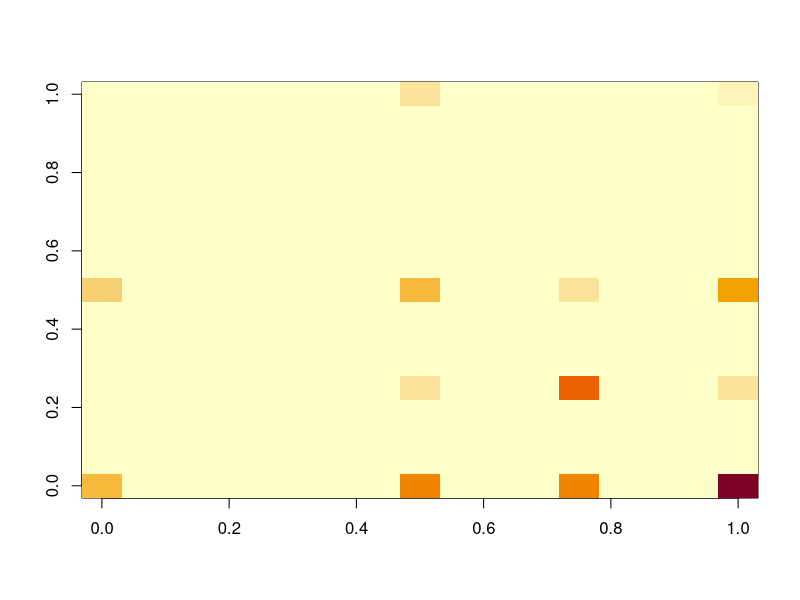

Source code (R):
#' testing roxygen format for notes
#' hello R-world
#' ok - let's go
#' 

# Overall plan
# 1: Make a square matrix with odd dimensions (user defined - check for being odd and a square)
#       Note that I now build this a function of how many 'cycles' of reduction is requested.
# 2: Pick starting heights for four corners (rnorm?)
# 3: repeat for all squares that need to be filled:
#   4: DIAMOND-STEP(matrix)
#     4.1: find mid-point (divide by two - check)
#     4.2: make that mid-point an average of corners - add noise (jitter?)
#     4.3: feed that value back to main landscape matrix
#     4.4: Do this for ALL sub-squared (important)
#   5: SQUARE-STEP(matrix)
#     5.1: find mid points of all edges
#     5.2: make that mid-point an average of adjacent corners and centers - add noise (jitter?)
#     5.3: *** tricky*** if this is an internal square, do I need to include CENTER from another
#          square (hard to explain. Must refer to full landscape matrix)
#     5.4: feed that value back to main landscape matrix
#     5.5: Do this for all sub-squares
# 6: until Matrix filled with values
# 7: Run the diamond.square.step to cycle through levels and complete matrix
# 7. Convert matrix to terrain using heat map, blue for below zero

#set matrix size
# start with number of reduction cycles:
numb.matrix.rows <- function(n, rows=3){
  if(n > 17){
    return("too many cycles, please enter smaller number")# This certainly prevents making a matrix
            # that is too big - but it should give a better error message at the approporiate spot
  }else{
  for(i in 1:n){
    rows <- rows + (rows-1)
  }
  }
  return(rows)
}
# now make matrix numb.matrix.rows x same
n <- 3 # number of reduction cycles
print(numb.matrix.rows(n))
#print(numb.matrix.rows(n))
terrain.matrix <- matrix(0, numb.matrix.rows(n), numb.matrix.rows(n))
#print(nrow(terrain.matrix))
#print(terrain.matrix)
total.dim <- numb.matrix.rows(n)
print(total.dim)
initiate.landscape.matrix <- function(terrain.matrix){
  max.rows <- nrow(terrain.matrix)# find number of rows
  #use random number generator to set the corners
  terrain.matrix[1,1] <- rnorm(1, 1000, 1000)
  terrain.matrix[1,max.rows] <- rnorm(1, 1000, 1000)
  terrain.matrix[max.rows,1] <- rnorm(1, 1000, 1000)
  terrain.matrix[max.rows,max.rows] <- rnorm(1, 1000, 1000)
  return(terrain.matrix)
}
terrain.matrix <- initiate.landscape.matrix(terrain.matrix) # corner values added
#print(terrain.matrix)


diamond.step <- function(tm){
  max.rows <- nrow(terrain.matrix)# find number of rows. Assume that this function can be applied to matrix subset
  mid.point <- (max.rows+1)/2# find center point
  tm[mid.point,mid.point] <- mean(c(tm[1,1], tm[1,max.rows], tm[max.rows,1], tm[max.rows,max.rows]))
  # Above line just finds the center of matrix and makes it mean of 4 corner values
  return(tm)
}

general.diamond.step <- function(tm, row.start, row.end, col.start, col.end){
  row.mid <- ((row.end-row.start)/2) + row.start # find center row in mini square
  col.mid <- ((col.end-col.start)/2) + col.start # find center col in mini square
  tm[row.mid,col.mid] <- mean(c(tm[row.start, col.start], tm[row.start, col.end], tm[row.end, col.start], tm[row.end, col.end]))
  # Above line just finds the center of matrix and makes it mean of 4 corner values
  return(tm)
}


#now a function to check if a cell is valid
is.valid.cell <- function(pot.row, pot.col, total.dim){
  if(pot.row > 0 & pot.row <= total.dim & pot.col > 0 & pot.col <= total.dim){
    return(TRUE)
  }else{
    return(FALSE)
  }
}

# function to check if vector of points are valid. Tried many versions returning different values and vectors
# Need extra functins to unpack the vectors. Very difficult to keep track
# Maybe try simple version that just checks if point exists in main matrix?
valid.cells <- function(pot.rows, pot.cols, total.dim){
  good.rows <- pot.rows > 0 & pot.rows <= total.dim
  good.cols <- pot.cols > 0 & pot.cols <= total.dim
  pot.rows <- pot.rows[good.rows]
  pot.cols <- pot.cols[good.rows]
  good.points <- c(pot.rows, pot.cols)
  return(good.points)
}
first.square.step <- function(tm){
  max.rows <- nrow(tm)# find number of rows
  mid.point <- (max.rows+1)/2# find center point
  tm[1,mid.point] <- mean(c(tm[1,1], tm[1,max.rows], tm[mid.point, mid.point]))# get top midpoint
  tm[mid.point,1] <- mean(c(tm[1,1], tm[max.rows,1], tm[mid.point, mid.point]))# get left midpoint
  tm[mid.point,max.rows] <- mean(c(tm[1, max.rows], tm[max.rows,max.rows], tm[mid.point, mid.point]))# get right midpoint
  tm[max.rows,mid.point] <- mean(c(tm[max.rows,1], tm[max.rows,max.rows], tm[mid.point, mid.point]))# get bottom midpoint
  return(tm) 
}

general.square.step <- function(terrain.matrix, row.start, row.end, col.start, col.end){
  total.dim <- nrow(terrain.matrix)
  row.mid <- ((row.end-row.start)/2) + row.start # find center row in this square
  col.mid <- ((col.end-col.start)/2) + col.start # find center column in this square
  # Calculate top midpoint
  top.midpoint <- c(terrain.matrix[row.start,col.start], terrain.matrix[row.start,col.end], terrain.matrix[row.mid, col.mid])
  external.point <- c(row.start - ((row.end-row.start)/2), col.mid) # index center of adjacent minimatrix, which is external point
  if(is.valid.cell(external.point[1], external.point[2], total.dim)){ #check if external point is in bounds of main matrix
    top.midpoint <- c(top.midpoint, external.point) # add to vector of points needed to calculate top mid point of minimatrix
  }
  terrain.matrix[row.start, col.mid] <- mean(top.midpoint)# get top midpoint
  
  # Calculate left midpoint
  left.midpoint <- c(terrain.matrix[row.start,col.start], terrain.matrix[row.end,col.start], terrain.matrix[row.mid, col.mid])
  external.point <- c(row.mid, col.start - ((col.end-col.start)/2)) # index center of adjacent minimatrix, which is external point
  if(is.valid.cell(external.point[1], external.point[2], total.dim)){ #check if external point is in bounds of main matrix
    left.midpoint <- c(left.midpoint, external.point) # add to vector of points needed to calculate top mid point of minimatrix
  }
  terrain.matrix[row.mid, col.start] <- mean(left.midpoint)# get left midpoint
  
  # Calculate right midpoint
  right.midpoint <- c(terrain.matrix[row.start,col.end], terrain.matrix[row.end,col.end], terrain.matrix[row.mid, col.mid])
  external.point <- c(row.mid, col.start + ((col.end-col.start)/2)) # index center of adjacent minimatrix, which is external point
  if(is.valid.cell(external.point[1], external.point[2], total.dim)){ #check if external point is in bounds of main matrix
    right.midpoint <- c(right.midpoint, external.point) # add to vector of points needed to calculate top mid point of minimatrix
  }
  terrain.matrix[row.mid, col.end] <- mean(right.midpoint)# get right midpoint 

  # Calculate bottom midpoint
  bottom.midpoint <- c(terrain.matrix[row.end,col.start], terrain.matrix[row.end,col.end], terrain.matrix[row.mid, col.mid])
  external.point <- c(row.start + ((row.end-row.start)/2), col.mid) # index center of adjacent minimatrix, which is external point
  if(is.valid.cell(external.point[1], external.point[2], total.dim)){ #check if external point is in bounds of main matrix
    bottom.midpoint <- c(bottom.midpoint, external.point) # add to vector of points needed to calculate top mid point of minimatrix
  }
  terrain.matrix[row.end, col.mid] <- mean(right.midpoint)# get bottom midpoint
  
  return(terrain.matrix) 
}

terrain.matrix <- diamond.step(terrain.matrix)
terrain.matrix <- first.square.step(terrain.matrix) 
terrain.matrix <- general.square.step(terrain.matrix, 9, 17, 1, 9)
terrain.matrix <- general.diamond.step(terrain.matrix, 9, 17, 1, 9)
image(terrain.matrix)
# Next
# Make general.diamond step work for first round
# make general.square.step work on first round
#cycle.thru.landscape <- function(matrix.so.far)

# Need simple function that takes matrix, loop through everything (use apply!) and convert anything not greater
# that zero to NA.


x <- numb.matrix.rows(n)

# silly having function - it is not quite half
half <- function(x){
  return((x+1)/2)
}


#now build vector of matrix slices
size.vect <- c(x)
while(n > 3){
  x <- half(x)
  size.vect <- append(size.vect, x)
}
print(size.vect)